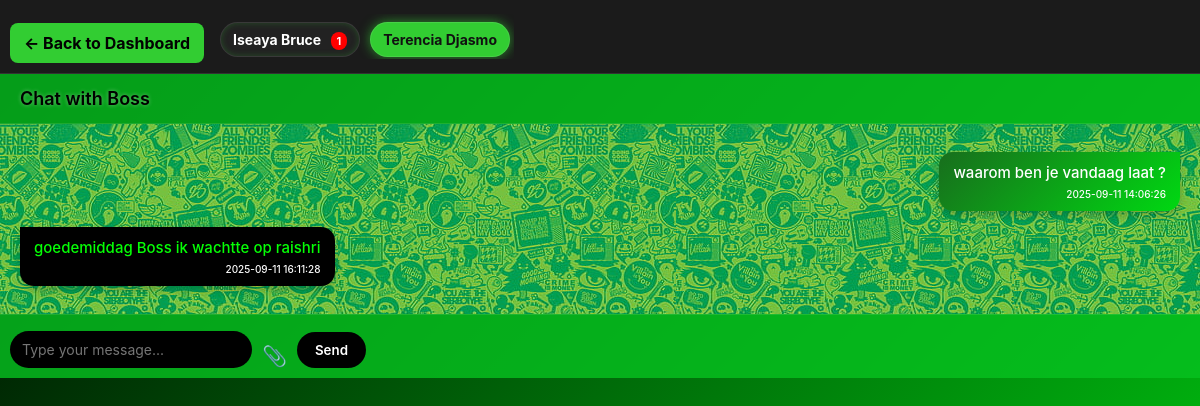
The page /chat/conversation.php?id=4 (signed in) on the database as committed earlier.
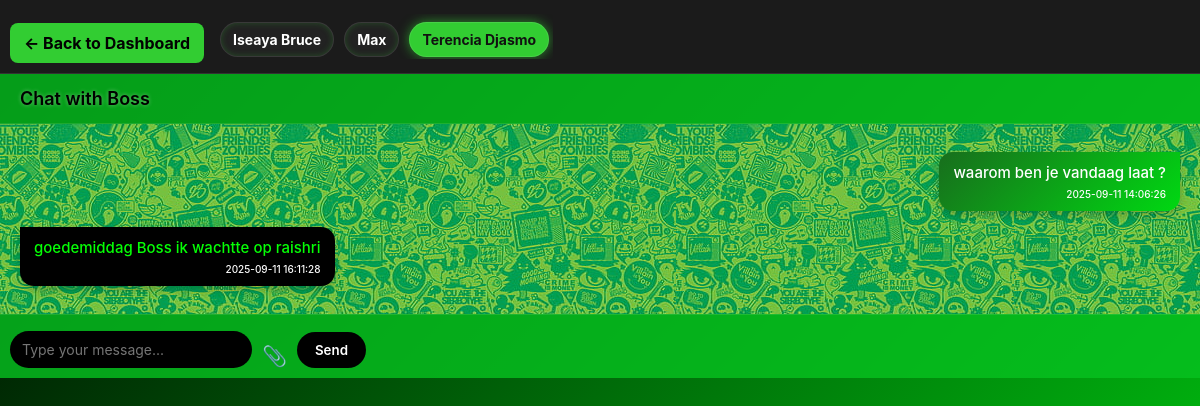
The same page on the database as committed later.
### tables this page shows
CREATE TABLE `employees` (
  `id` int(11) NOT NULL,
  `fullname` varchar(100) NOT NULL,
  `phone` varchar(20) DEFAULT NULL,
  `password` varchar(255) NOT NULL,
  `role` varchar(50) DEFAULT NULL,
  `hourly_pay` decimal(10,2) DEFAULT 0.00,
  `monthly_pay` decimal(10,2) DEFAULT 0.00,
  `expected_clockin` time DEFAULT NULL,
  `expected_clockout` time DEFAULT NULL,
  `profile_pic` varchar(255) DEFAULT 'default.png',
  `created_at` timestamp NOT NULL DEFAULT current_timestamp(),
  `category` varchar(50) DEFAULT NULL,
  `place_of_work` enum('office','remote') DEFAULT 'office',
  `shift` enum('shift_1','shift_2') DEFAULT 'shift_1',
  `position` varchar(100) DEFAULT NULL,
  `overtime_applicable` tinyint(1) DEFAULT 0,
  `status` enum('pending','active','disabled') NOT NULL DEFAULT 'pending'
);

CREATE TABLE `messages` (
  `id` int(11) NOT NULL,
  `sender_id` int(11) NOT NULL,
  `receiver_id` int(11) NOT NULL,
  `message` text NOT NULL,
  `file_path` varchar(255) DEFAULT NULL,
  `created_at` timestamp NOT NULL DEFAULT current_timestamp(),
  `is_read` tinyint(1) NOT NULL DEFAULT 0
);

### chat/conversation.php (the view, shortened to what this page needs)
<?php
require_once __DIR__ . '/../includes/config.php';
$user = $_SESSION['user'];
$chatPartnerId = null;
if ($user['type'] === 'employee') {
    $chatPartnerId = 0;
    $chatPartnerName = "CEO (Admin)";
} else {
    if (isset($_GET['id'])) {
        $chatPartnerId = (int) $_GET['id'];
    }
}
$employees = [];
if ($user['type'] === 'admin') {
    $empStmt = $pdo->query("SELECT id, fullname FROM employees ORDER BY fullname ASC");
    $employees = $empStmt->fetchAll();
}
$messages = [];
if ($chatPartnerId !== null) {
    if ($user['type'] === 'employee') {
        $stmt = $pdo->prepare("
            SELECT * FROM messages
            WHERE (sender_id = ? AND receiver_id = 0)
               OR (sender_id = 0 AND receiver_id = ?)
            ORDER BY created_at ASC
        ");
        $stmt->execute([$user['id'], $user['id']]);
    } else {
        $stmt = $pdo->prepare("
            SELECT * FROM messages
            WHERE (sender_id = ? AND receiver_id = 0)
               OR (sender_id = 0 AND receiver_id = ?)
            ORDER BY created_at ASC
        ");
        $stmt->execute([$chatPartnerId, $chatPartnerId]);
    }
    $messages = $stmt->fetchAll();
}
?>
<!DOCTYPE html>
<html>
<head>
    <link rel="stylesheet" href="../assets/css/style.css">
</head>
<body>
<div class="chat-layout">
    <div class="top-bar">
        <a href="<?= $user['type'] === 'admin' ? '../admin/dashboard.php' : '../employee/dashboard.php' ?>" class="btn back-btn">← Back to Dashboard</a>
        <?php if ($user['type'] === 'admin'): ?>
            <div class="month-scroll">
                <?php foreach ($employees as $e): ?>
                    <?php
                    $cntStmt = $pdo->prepare("
                        SELECT COUNT(*)
                        FROM messages
                        WHERE sender_id = ? AND receiver_id = 0 AND is_read = 0
                    ");
                    $cntStmt->execute([$e['id']]);
                    $empUnread = $cntStmt->fetchColumn();
                    ?>
                    <a href="conversation.php?id=<?= $e['id'] ?>" class="month-chip<?= ($chatPartnerId == $e['id'] ? ' active' : '') ?>">
                        <?= htmlspecialchars($e['fullname']) ?>
                        <?php if ($empUnread > 0): ?><span class="badge"><?= $empUnread ?></span><?php endif; ?>
                    </a>
                <?php endforeach; ?>
            </div>
        <?php endif; ?>
    </div>
    <div class="chat-container">
        <?php if ($chatPartnerId === null): ?>
            <div class="chat-header">Select an employee to chat with</div>
        <?php else: ?>
            <div class="chat-header">Chat with Boss</div>
            <div class="chat-box" id="chat-box">
                <?php foreach ($messages as $m): ?>
                    <?php
                    $isMe = false;
                    if ($user['type'] === 'admin' && $m['sender_id'] == 0) $isMe = true;
                    ?>
                    <div class="message <?= $isMe ? 'me' : 'other' ?>">
                        <?php if (!empty($m['message'])): ?>
                            <?= nl2br(htmlspecialchars($m['message'])) ?><br>
                        <?php endif; ?>
                        <small style="font-size:10px;color: #fcfcfcff;"><?= htmlspecialchars($m['created_at']) ?></small>
                    </div>
                <?php endforeach; ?>
            </div>
            <form method="post" class="chat-form" enctype="multipart/form-data">
                <input type="text" name="message" placeholder="Type your message...">
                <label for="file-upload" style="cursor:pointer; margin:0 10px; font-size:20px;">
                    📎
                </label>
                <button type="submit">Send</button>
            </form>
        <?php endif; ?>
    </div>
</div>
</body>
</html>

Rows that differ between the two databases and show on the page:
changed employees "Iseaya Bruce": empUnread "1" → (not shown)
added employees: fullname "Max"
